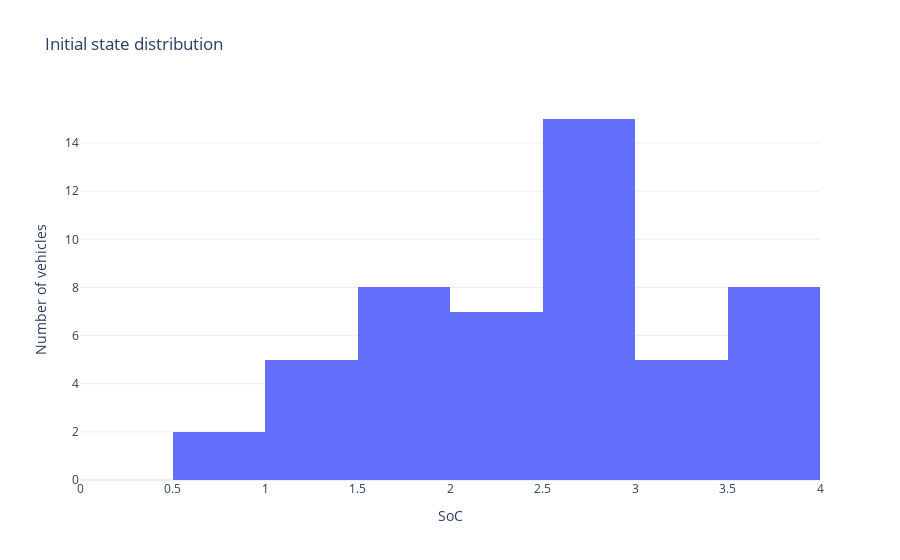

The cell this chart's notebook holds for it:
### Code cell
fig = go.Figure(data=[go.Histogram(x=initial_state)])
fig.update_layout(template='plotly_white',title='Initial state distribution',xaxis_title='SoC', yaxis_title='Number of vehicles')
fig.update_xaxes(range=[0,4])
fig.show()

### Figure 1 — Plotly figure (JSON) as saved in the notebook; plotly's stock layout.template omitted (floating-point values rounded to 4 significant figures)
{"data": [{"type": "histogram", "x": [3.9, 3.011, 1.118, 1.727, 2.525, 3.117, 2.044, 1.527, 2.256, 3.911, 3.468, 3.727, 2.935, 2.21, 2.992, 2.876, 0.8931, 3.743, 2.536, 3.972, 2.026, 3.381, 2.275, 3.446, 2.525, 3.639, 3.616, 1.851, 2.094, 2.543, 2.789, 2.014, 2.535, 1.187, 2.978, 1.719, 0.9375, 1.172, 1.141, 1.813, 1.589, 2.601, 3.7, 2.656, 2.713, 1.562, 2.659, 1.267, 1.874, 2.802]}], "layout": {"title": {"text": "Initial state distribution"}, "xaxis": {"range": [0, 4], "title": {"text": "SoC"}}, "yaxis": {"title": {"text": "Number of vehicles"}}}}
